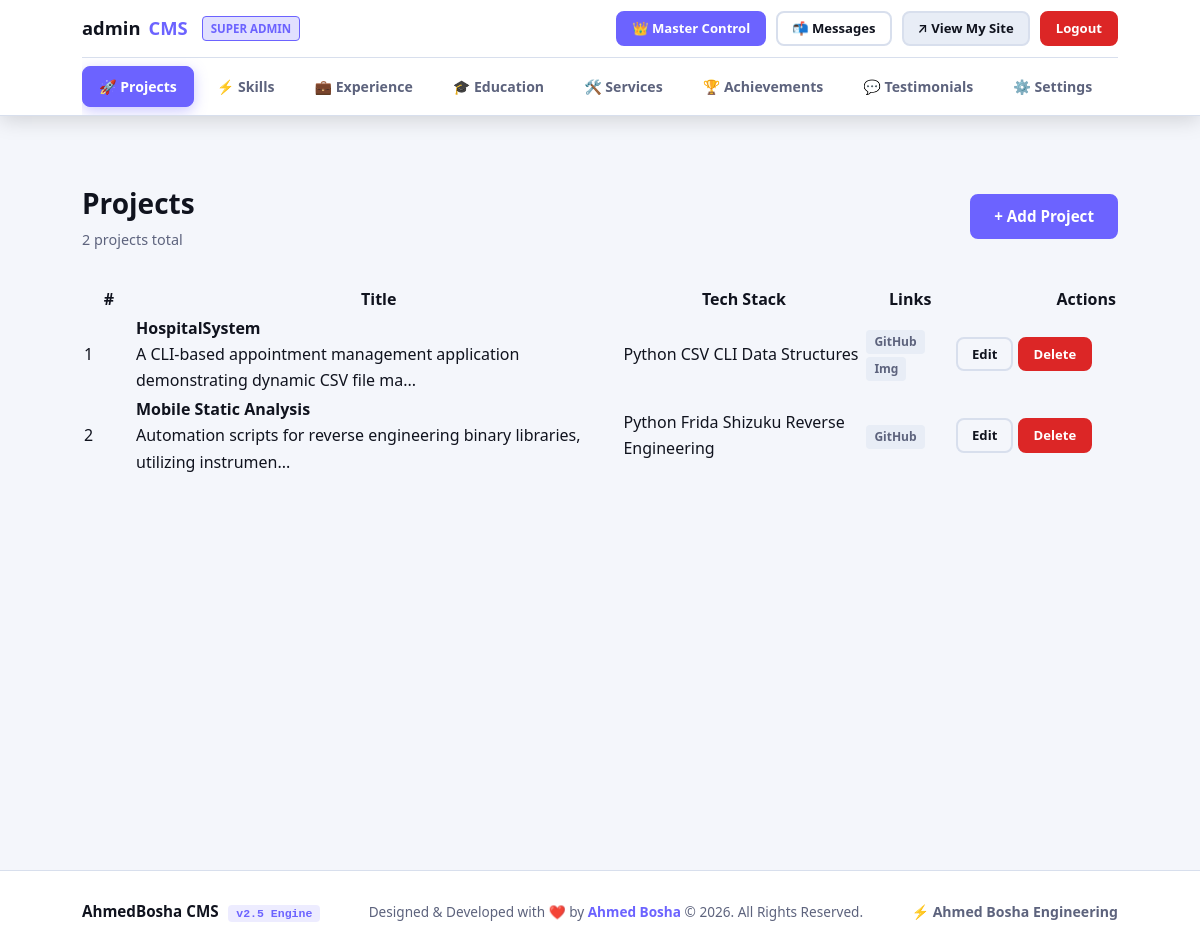
The page /admin (signed in) on the database its author committed.
### tables this page shows
CREATE TABLE "site_settings" (
                id              INTEGER PRIMARY KEY AUTOINCREMENT,
                user_id         INTEGER DEFAULT 1,
                name            TEXT    DEFAULT 'Ahmed Bosha',
                logo_text       TEXT    DEFAULT 'AhmedBosha',
                site_title      TEXT    DEFAULT 'Ahmed Bosha — Engineering & Software Portfolio',
                greeting        TEXT    DEFAULT 'Hi, I''m',
                tagline         TEXT    DEFAULT 'Engineering Student & Software Developer',
                typing_texts    TEXT    DEFAULT 'Engineering Student,Software Developer,Problem Solver,Automation Enthusiast',
                bio             TEXT    DEFAULT 'Class of 2029. Passionate about automation, system analysis, and reverse engineering. I build tools that turn complex workflows into clean, efficient solutions.',
                footer_text     TEXT    DEFAULT '© 2026 Ahmed Bosha',
                profile_photo   TEXT,
                email           TEXT    DEFAULT 'ahmedbosha2566@gmail.com',
                github_url      TEXT    DEFAULT 'https://github.com/AhmedBosha',
                linkedin_url    TEXT,
                twitter_url     TEXT,
                resume_url      TEXT,
                color_primary   TEXT    DEFAULT '#6c63ff',
                color_accent    TEXT    DEFAULT '#ff6b6b',
                color_bg        TEXT    DEFAULT '#0c0c12',
                color_surface   TEXT    DEFAULT '#161622',
                color_text      TEXT    DEFAULT '#f0f0f8',
                admin_user      TEXT    DEFAULT 'admin',
                admin_pass_hash TEXT,
                theme_name      TEXT    DEFAULT 'default'
            );

CREATE TABLE projects (
            id              INTEGER PRIMARY KEY AUTOINCREMENT,
            title           TEXT    NOT NULL,
            description     TEXT    NOT NULL,
            tech_stack      TEXT    NOT NULL,
            github_link     TEXT,
            live_demo_link  TEXT,
            certificate_url TEXT,
            image           TEXT,
            created_at      TIMESTAMP DEFAULT CURRENT_TIMESTAMP
        , user_id INTEGER DEFAULT 1);

### app.py (the view)
@app.route("/admin")
@login_required
def admin_dashboard():
    db = get_db()
    user_id = session.get("user_id", 1)
    projects = db.execute("SELECT * FROM projects WHERE user_id = ? ORDER BY created_at DESC", (user_id,)).fetchall()
    return render_template("admin/dashboard.html", projects=projects)

### app.py (called while the page is built)
def get_db():
    if "db" not in g:
        g.db = sqlite3.connect(DATABASE, timeout=15.0)
        g.db.row_factory = sqlite3.Row
        g.db.execute("PRAGMA foreign_keys = ON")
        try:
            g.db.execute("PRAGMA journal_mode = WAL")
            g.db.execute("PRAGMA busy_timeout = 5000")
        except Exception:
            pass
    return g.db

def get_settings(user_id=None, db=None):
    if db is None:
        db = get_db()
    if user_id is None:
        user_id = session.get("user_id", 1)
    s = db.execute("SELECT * FROM site_settings WHERE user_id = ?", (user_id,)).fetchone()
    if not s:
        s = db.execute("SELECT * FROM site_settings WHERE user_id = 1 OR id = 1").fetchone()
    return s

@app.context_processor
def inject_globals():
    try:
        user_id = session.get("user_id", 1)
        db = get_db()
        settings = get_settings(user_id=user_id, db=db)
        master_settings = get_settings(user_id=1, db=db)
        unread = db.execute(
            "SELECT COUNT(*) FROM messages WHERE user_id = ? AND is_read = 0", (user_id,)
        ).fetchone()[0]
    except Exception:
        settings = None
        master_settings = None
        unread = 0
    return dict(settings=settings, master_settings=master_settings, unread_count=unread)

def login_required(view):
    @functools.wraps(view)
    def wrapped(**kwargs):
        if not session.get("user_id") and not session.get("admin_logged_in"):
            flash("Please log in to access the dashboard.", "warning")
            return redirect(url_for("admin_login"))
        return view(**kwargs)
    return wrapped

### templates/admin/dashboard.html (shortened to what this page needs)
{% extends "base.html" %}
{% block body %}
{% set active_tab = 'projects' %}
{% include "admin/nav.html" %}
<main class="admin-main">
    <div class="container">
        <div class="admin-header">
            <div>
                <h1 class="admin-header__title">Projects</h1>
                <p class="admin-header__subtitle">{{ projects | length }} project{{ 's' if projects | length != 1 }} total</p>
            </div>
            <a href="{{ url_for('admin_add_project') }}" class="btn btn--primary">+ Add Project</a>
        </div>
        {% if projects %}
        <div class="table-wrap">
            <table class="admin-table">
                <thead>
                    <tr>
                        <th style="width:50px;">#</th>
                        <th>Title</th>
                        <th>Tech Stack</th>
                        <th>Links</th>
                        <th style="width:160px; text-align:right;">Actions</th>
                    </tr>
                </thead>
                <tbody>
                    {% for p in projects %}
                    <tr>
                        <td class="cell-id">{{ p.id }}</td>
                        <td>
                            <strong>{{ p.title }}</strong>
                            <p class="cell-desc">{{ p.description[:80] }}{% if p.description|length > 80 %}...{% endif %}</p>
                        </td>
                        <td>
                            <div class="card__tags">
                                {% for tech in p.tech_stack.split(',') %}
                                <span class="tag tag--sm">{{ tech.strip() }}</span>
                                {% endfor %}
                            </div>
                        </td>
                        <td>
                            {% if p.github_link %}<a href="{{ p.github_link }}" target="_blank" class="link-badge">GitHub</a>{% endif %}
                            {% if p.image %}<span class="link-badge" style="cursor:default;">Img</span>{% endif %}
                        </td>
                        <td>
                            <div class="cell-actions">
                                <a href="{{ url_for('admin_edit_project', project_id=p.id) }}" class="btn btn--sm btn--outline">Edit</a>
                                <form method="POST" action="{{ url_for('admin_delete_project', project_id=p.id) }}"
                                      style="display:inline;" onsubmit="return confirm('Delete &quot;{{ p.title }}&quot;?');">
                                    <button type="submit" class="btn btn--sm btn--danger">Delete</button>
                                </form>
                            </div>
                        </td>
                    </tr>
                    {% endfor %}
                </tbody>
            </table>
        </div>
        {% else %}
        <div class="empty-state">
            <p>No projects yet.</p>
            <a href="{{ url_for('admin_add_project') }}" class="btn btn--primary">Add your first project</a>
        </div>
        {% endif %}
    </div>
</main>
{% include "admin/footer.html" %}
{% endblock %}

### templates/admin/nav.html (shortened to what this page needs)
<nav class="admin-nav">
    <div class="container">
        <div class="admin-nav__top">
            <a href="{{ url_for('admin_dashboard') }}" class="admin-nav__logo">
                {{ session.get('username', 'Portfolio') }}<span class="accent">CMS</span>
                {% if session.get('role') == 'admin' %}
                <span style="font-size: 0.72rem; font-weight: 700; padding: 2px 8px; border-radius: 4px; background: rgba(108, 99, 255, 0.2); color: var(--clr-primary); border: 1px solid var(--clr-primary); margin-left: 6px;">SUPER ADMIN</span>
                {% endif %}
            </a>
            <div class="admin-nav__top-actions">
                {% if session.get('role') == 'admin' %}
                <a href="{{ url_for('super_admin_dashboard') }}" class="btn btn--sm btn--primary">
                    👑 Master Control
                </a>
                {% endif %}
                <a href="{{ url_for('admin_messages') }}" class="btn btn--sm {% if active_tab == 'messages' %}btn--primary{% else %}btn--outline{% endif %}">
                    📬 Messages{% if unread_count %}<span class="badge">{{ unread_count }}</span>{% endif %}
                </a>
                <a href="{% if session.get('username') and session.get('username') != 'admin' %}{{ url_for('user_portfolio', username=session.get('username')) }}{% else %}{{ url_for('index') }}{% endif %}" target="_blank" rel="noopener" class="btn btn--sm btn--dark" title="View Public Portfolio">
                    ↗ View My Site
                </a>
                <a href="{{ url_for('admin_logout') }}" class="btn btn--sm btn--danger" title="Logout">
                    Logout
                </a>
            </div>
        </div>
        <div class="admin-tabs">
            <a href="{{ url_for('admin_dashboard') }}" class="admin-tab {% if active_tab == 'projects' %}active{% endif %}">
                🚀 Projects
            </a>
            <a href="{{ url_for('admin_skills') }}" class="admin-tab {% if active_tab == 'skills' %}active{% endif %}">
                ⚡ Skills
            </a>
            <a href="{{ url_for('admin_experience') }}" class="admin-tab {% if active_tab == 'experience' %}active{% endif %}">
                💼 Experience
            </a>
            <a href="{{ url_for('admin_education') }}" class="admin-tab {% if active_tab == 'education' %}active{% endif %}">
                🎓 Education
            </a>
            <a href="{{ url_for('admin_services') }}" class="admin-tab {% if active_tab == 'services' %}active{% endif %}">
                🛠️ Services
            </a>
            <a href="{{ url_for('admin_achievements') }}" class="admin-tab {% if active_tab == 'achievements' %}active{% endif %}">
                🏆 Achievements
            </a>
            <a href="{{ url_for('admin_testimonials') }}" class="admin-tab {% if active_tab == 'testimonials' %}active{% endif %}">
                💬 Testimonials
            </a>
            <a href="{{ url_for('admin_settings') }}" class="admin-tab {% if active_tab == 'settings' %}active{% endif %}">
                ⚙️ Settings
            </a>
            <a href="{{ url_for('admin_profile') }}" class="admin-tab {% if active_tab == 'profile' %}active{% endif %}">
            </a>
        </div>
    </div>
</nav>

### rows shown on the page
site_settings: get "admin"
projects: id "1", title "HospitalSystem", description "A CLI-based appointment management application demonstrating dynamic CSV file ma", strip "Python" "CSV" "CLI" "Data Structures", shows "Img"
projects: id "2", title "Mobile Static Analysis", description "Automation scripts for reverse engineering binary libraries, utilizing instrumen", strip "Python" "Frida" "Shizuku" "Reverse Engineering"

### other values the page prints
{{ projects | length }} "2"
{{ 's' if projects | length != 1 }} "s"
